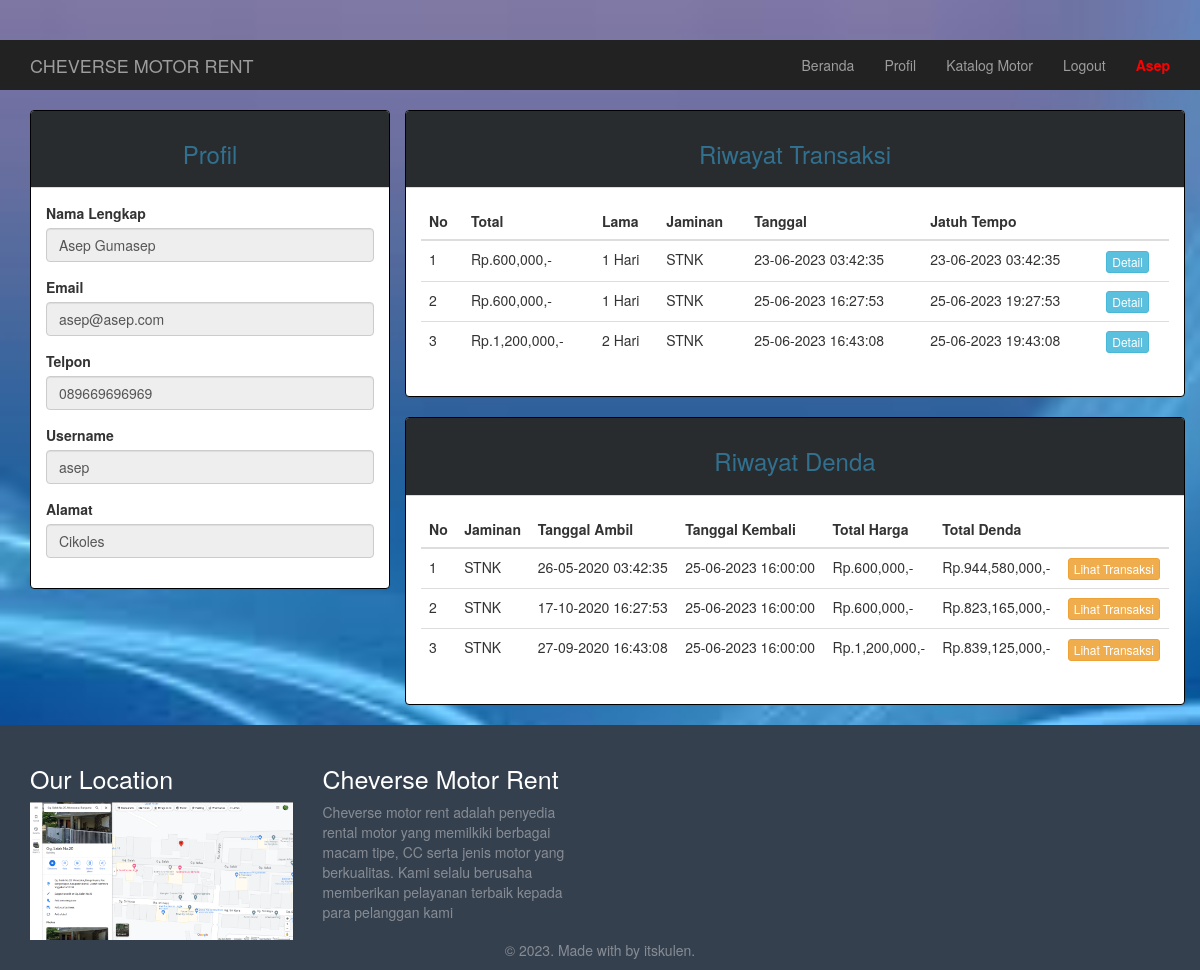
The app's page /index.php?page=profil (signed in) with its own data.
### tables this page shows
CREATE TABLE `pelanggan` (
  `id_pelanggan` int(11) NOT NULL,
  `no_ktp` char(16) NOT NULL,
  `nama` varchar(30) NOT NULL,
  `email` varchar(30) NOT NULL,
  `no_telp` char(12) NOT NULL,
  `alamat` varchar(50) DEFAULT NULL,
  `foto_ktp` varchar(255) NOT NULL,
  `username` varchar(10) NOT NULL,
  `password` varchar(32) NOT NULL
);

CREATE TABLE `transaksi` (
  `id_transaksi` int(11) NOT NULL,
  `id_pelanggan` int(11) NOT NULL,
  `id_motor` int(11) NOT NULL,
  `tgl_sewa` datetime NOT NULL,
  `tgl_ambil` datetime DEFAULT NULL,
  `tgl_kembali` datetime DEFAULT NULL,
  `lama` tinyint(1) NOT NULL,
  `total_harga` int(7) NOT NULL,
  `status` enum('0','1') NOT NULL,
  `jaminan` varchar(30) NOT NULL,
  `denda` int(7) DEFAULT 0,
  `jatuh_tempo` datetime NOT NULL,
  `verifikasi` enum('0','1') DEFAULT NULL,
  `konfirmasi` enum('0','1') DEFAULT NULL,
  `pembatalan` enum('0','1') DEFAULT NULL
);

### pelanggan/profil.php (the view, shortened to what this page needs)
<div class="row">
  <div class="col-md-4 hidden-print">
    <div class="panel panel-info">
        <div class="panel-heading"><h3 class="text-center">Profil</h3></div>
        <div class="panel-body">
            <?php if (isset($_SESSION["pelanggan"])): ?>
                <?php $id = $_SESSION["pelanggan"]["id"]; if ($query = $connection->query("SELECT * FROM pelanggan WHERE id_pelanggan=$id")): ?>
                    <?php while ($data = $query->fetch_assoc()): ?>
                        <form>
                            <div class="form-group">
                                <label for="nama">Nama Lengkap</label>
                                <input disabled="on" type="text" name="nama" class="form-control" value="<?=$data['nama']?>">
                            </div>
                            <div class="form-group">
                                <label for="email">Email</label>
                                <input disabled="on" type="email" name="email" class="form-control" value="<?=$data['email']?>">
                            </div>
                            <div class="form-group">
                                <label for="no_telp">Telpon</label>
                                <input disabled="on" type="text" name="no_telp" class="form-control" value="<?=$data['no_telp']?>">
                            </div>
                            <div class="form-group">
                                <label for="username">Username</label>
                                <input disabled="on" type="text" name="username" class="form-control" value="<?=$data['username']?>">
                            </div>
                            <div class="form-group">
                                <label for="alamat">Alamat</label>
                                <input disabled="on" type="text" name="alamat" class="form-control" value="<?=$data['alamat']?>">
                            </div>
                        </form>
                    <?php endwhile ?>
                <?php endif ?>
            <?php endif ?>
        </div>
    </div>
  </div>
  <div class="col-md-8">
    <div class="row">
        <div class="panel panel-info">
          <div class="panel-heading"><h3 class="text-center">Riwayat Transaksi</h3></div>
          <div class="panel-body">
            <?php if ($query = $connection->query("SELECT * FROM transaksi WHERE id_pelanggan=$id")): ?>
                <?php $no = 1; ?>
                <table class="table table-hover">
                    <thead>
                        <tr>
                            <th>No</th>
                            <th>Total</th>
                            <th>Lama</th>
                            <th>Jaminan</th>
                            <th>Tanggal</th>
                            <th>Jatuh Tempo</th>
                            <th class="hidden-print"></th>
                        </tr>
                    </thead>
                    <tbody>
                    <?php while ($data = $query->fetch_assoc()): ?>
                            <tr>
                                <td><?=$no++?></td>
                                <td>Rp.<?=number_format($data['total_harga'])?>,-</td>
                                <td><?=$data['lama']?> Hari</td>
                                <td><?=$data['jaminan']?></td>
                                <td><?=date("d-m-Y H:i:s", strtotime($data['tgl_sewa']))?></td>
                                <td><?=date("d-m-Y H:i:s", strtotime($data['jatuh_tempo']))?></td>
                                <td class="hidden-print">
                                  <div class="btn-group">
                                      <a href="?page=detail&id=<?= $data['id_transaksi'] ?>" class="btn btn-info btn-xs">Detail</a>
                                  </div>
                                </td>
                            </tr>
                        <?php endwhile ?>
                    </tbody>
                </table>
            <?php endif ?>
          </div>
        </div>
    </div>
    <div class="row">
        <div class="panel panel-info">
          <div class="panel-heading"><h3 class="text-center">Riwayat Denda</h3></div>
          <div class="panel-body">
            <?php if ($query = $connection->query("SELECT * FROM transaksi WHERE id_pelanggan=$id AND denda <> ''")): ?>
                <?php $no = 1; ?>
                <table class="table table-hover">
                    <thead>
                        <tr>
                            <th>No</th>
                            <th>Jaminan</th>
                            <th>Tanggal Ambil</th>
                            <th>Tanggal Kembali</th>
                            <th>Total Harga</th>
                            <th>Total Denda</th>
                            <th></th>
                        </tr>
                    </thead>
                    <tbody>
                        <?php while ($data = $query->fetch_assoc()): ?>
                            <tr>
                                <td><?=$no++?></td>
                                <td><?=$data['jaminan']?></td>
                                <td><?=date("d-m-Y H:i:s", strtotime($data['tgl_ambil']))?></td>
                                <td><?=date("d-m-Y H:i:s", strtotime($data['tgl_kembali']))?></td>
                                <td>Rp.<?=number_format($data['total_harga'])?>,-</td>
                                <td>Rp.<?=number_format($data['denda'])?>,-</td>
                                <td>
                                  <a href="?page=detail&id=<?= $data['id_transaksi'] ?>" class="btn btn-warning btn-xs">Lihat Transaksi</a>
                                </td>
                            </tr>
                        <?php endwhile ?>
                    </tbody>
                </table>
            <?php endif ?>
          </div>
        </div>
    </div>
  </div>
</div>

### pelanggan/profil.php (style rules this page uses)
body { margin-top: 40px; background-image:url(assets/img/bg1.jpg); background-size:cover; }

### records on screen
pelanggan: nama "Asep Gumasep", email "asep@asep.com", no_telp "089669696969", username "asep", alamat "Cikoles"
transaksi: total_harga "600,000", lama "1", jaminan "STNK", tgl_sewa "23-06-2023 03:42:35", jatuh_tempo "23-06-2023 03:42:35", tgl_ambil "26-05-2020 03:42:35", tgl_kembali "25-06-2023 16:00:00", denda "944,580,000"
transaksi: total_harga "600,000", lama "1", jaminan "STNK", tgl_sewa "25-06-2023 16:27:53", jatuh_tempo "25-06-2023 19:27:53", tgl_ambil "17-10-2020 16:27:53", tgl_kembali "25-06-2023 16:00:00", denda "823,165,000"
transaksi: total_harga "1,200,000", lama "2", jaminan "STNK", tgl_sewa "25-06-2023 16:43:08", jatuh_tempo "25-06-2023 19:43:08", tgl_ambil "27-09-2020 16:43:08", tgl_kembali "25-06-2023 16:00:00", denda "839,125,000"

### other values on screen
$_SESSION["pelanggan"]["username"] "Asep"
